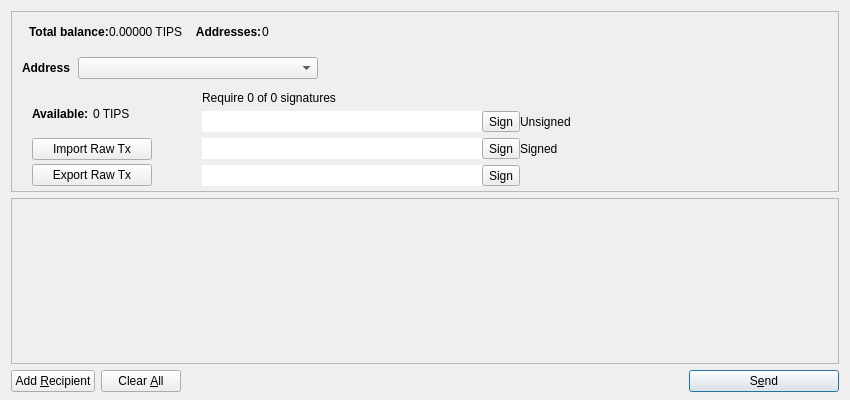
<?xml version="1.0" encoding="UTF-8"?>
<ui version="4.0">
 <class>MultiSigDialog</class>
 <widget class="QDialog" name="MultiSigDialog">
  <property name="geometry">
   <rect>
    <x>0</x>
    <y>0</y>
    <width>850</width>
    <height>400</height>
   </rect>
  </property>
  <property name="windowTitle">
   <string>Send Coins</string>
  </property>
  <layout class="QVBoxLayout" name="verticalLayout" stretch="0,1,0">
   <property name="bottomMargin">
    <number>8</number>
   </property>
   <item>
    <widget class="QFrame" name="frameCoinControl">
     <property name="sizePolicy">
      <sizepolicy hsizetype="Expanding" vsizetype="Expanding">
       <horstretch>0</horstretch>
       <verstretch>0</verstretch>
      </sizepolicy>
     </property>
     <property name="maximumSize">
      <size>
       <width>16777215</width>
       <height>16777215</height>
      </size>
     </property>
     <property name="frameShape">
      <enum>QFrame::StyledPanel</enum>
     </property>
     <property name="frameShadow">
      <enum>QFrame::Sunken</enum>
     </property>
     <layout class="QVBoxLayout" name="verticalLayoutCoinControl2">
      <property name="spacing">
       <number>6</number>
      </property>
      <property name="margin">
       <number>0</number>
      </property>
      <item>
       <layout class="QVBoxLayout" name="verticalLayoutCoinControl" stretch="0,0,0,1">
        <property name="spacing">
         <number>0</number>
        </property>
        <property name="leftMargin">
         <number>10</number>
        </property>
        <property name="topMargin">
         <number>10</number>
        </property>
        <item>
         <layout class="QHBoxLayout" name="horizontalLayoutCoinControl1">
          <property name="bottomMargin">
           <number>15</number>
          </property>
          <item>
           <widget class="QLabel" name="labelMyMultiSig">
            <property name="sizePolicy">
             <sizepolicy hsizetype="Preferred" vsizetype="Maximum">
              <horstretch>0</horstretch>
              <verstretch>0</verstretch>
             </sizepolicy>
            </property>
            <property name="font">
             <font>
              <weight>75</weight>
              <bold>true</bold>
             </font>
            </property>
            <property name="styleSheet">
             <string notr="true">font-weight:bold;</string>
            </property>
            <property name="text">
             <string/>
            </property>
           </widget>
          </item>
          <item>
           <widget class="QLabel" name="label">
            <property name="font">
             <font>
              <weight>75</weight>
              <bold>true</bold>
             </font>
            </property>
            <property name="text">
             <string>Total balance:</string>
            </property>
           </widget>
          </item>
          <item>
           <widget class="QLabel" name="labelBalance">
            <property name="cursor">
             <cursorShape>IBeamCursor</cursorShape>
            </property>
            <property name="text">
             <string>0.00000 TIPS</string>
            </property>
            <property name="textInteractionFlags">
             <set>Qt::LinksAccessibleByMouse|Qt::TextSelectableByKeyboard|Qt::TextSelectableByMouse</set>
            </property>
           </widget>
          </item>
          <item>
           <widget class="QLabel" name="labelAddresses">
            <property name="font">
             <font>
              <weight>75</weight>
              <bold>true</bold>
             </font>
            </property>
            <property name="text">
             <string>    Addresses:</string>
            </property>
           </widget>
          </item>
          <item>
           <widget class="QLabel" name="labelAddressesNum">
            <property name="minimumSize">
             <size>
              <width>28</width>
              <height>0</height>
             </size>
            </property>
            <property name="text">
             <string>0</string>
            </property>
           </widget>
          </item>
          <item>
           <spacer name="horizontalSpacer_2">
            <property name="orientation">
             <enum>Qt::Horizontal</enum>
            </property>
            <property name="sizeHint" stdset="0">
             <size>
              <width>40</width>
              <height>20</height>
             </size>
            </property>
           </spacer>
          </item>
         </layout>
        </item>
        <item>
         <layout class="QHBoxLayout" name="horizontalLayoutCoinControl2" stretch="0,0,0">
          <property name="spacing">
           <number>8</number>
          </property>
          <property name="bottomMargin">
           <number>10</number>
          </property>
          <item>
           <widget class="QLabel" name="labelMultiSigAddress">
            <property name="font">
             <font>
              <weight>75</weight>
              <bold>true</bold>
             </font>
            </property>
            <property name="text">
             <string>Address</string>
            </property>
            <property name="margin">
             <number>5</number>
            </property>
           </widget>
          </item>
          <item>
           <widget class="QComboBox" name="comboBoxAddrList">
            <property name="sizePolicy">
             <sizepolicy hsizetype="Fixed" vsizetype="Fixed">
              <horstretch>0</horstretch>
              <verstretch>0</verstretch>
             </sizepolicy>
            </property>
            <property name="minimumSize">
             <size>
              <width>240</width>
              <height>0</height>
             </size>
            </property>
            <property name="sizeIncrement">
             <size>
              <width>0</width>
              <height>0</height>
             </size>
            </property>
            <property name="baseSize">
             <size>
              <width>0</width>
              <height>0</height>
             </size>
            </property>
            <property name="editable">
             <bool>false</bool>
            </property>
            <property name="maxVisibleItems">
             <number>20</number>
            </property>
           </widget>
          </item>
          <item>
           <spacer name="horizontalSpacerCoinControl">
            <property name="orientation">
             <enum>Qt::Horizontal</enum>
            </property>
            <property name="sizeHint" stdset="0">
             <size>
              <width>40</width>
              <height>1</height>
             </size>
            </property>
           </spacer>
          </item>
         </layout>
        </item>
        <item>
         <widget class="QWidget" name="widgetCoinControl" native="true">
          <property name="sizePolicy">
           <sizepolicy hsizetype="Preferred" vsizetype="Preferred">
            <horstretch>0</horstretch>
            <verstretch>0</verstretch>
           </sizepolicy>
          </property>
          <property name="minimumSize">
           <size>
            <width>0</width>
            <height>0</height>
           </size>
          </property>
          <property name="styleSheet">
           <string notr="true"/>
          </property>
          <layout class="QHBoxLayout" name="horizontalLayoutCoinControl5">
           <property name="margin">
            <number>0</number>
           </property>
           <item>
            <layout class="QHBoxLayout" name="horizontalLayoutCoinControl3" stretch="0,0,0">
             <property name="spacing">
              <number>20</number>
             </property>
             <property name="topMargin">
              <number>0</number>
             </property>
             <property name="bottomMargin">
              <number>4</number>
             </property>
             <item>
              <layout class="QVBoxLayout" name="verticalLayout_3">
               <property name="spacing">
                <number>4</number>
               </property>
               <property name="leftMargin">
                <number>10</number>
               </property>
               <property name="topMargin">
                <number>4</number>
               </property>
               <item>
                <layout class="QHBoxLayout" name="horizontalLayout_3">
                 <property name="spacing">
                  <number>1</number>
                 </property>
                 <property name="margin">
                  <number>0</number>
                 </property>
                 <item>
                  <widget class="QLabel" name="labelAvailable">
                   <property name="font">
                    <font>
                     <weight>75</weight>
                     <bold>true</bold>
                    </font>
                   </property>
                   <property name="text">
                    <string>Available: </string>
                   </property>
                  </widget>
                 </item>
                 <item>
                  <widget class="QLabel" name="labelAvailableCoins">
                   <property name="text">
                    <string>0 TIPS</string>
                   </property>
                  </widget>
                 </item>
                </layout>
               </item>
               <item>
                <widget class="QPushButton" name="btnImportDraft">
                 <property name="minimumSize">
                  <size>
                   <width>120</width>
                   <height>0</height>
                  </size>
                 </property>
                 <property name="toolTip">
                  <string>Import draft transaction with other's signature</string>
                 </property>
                 <property name="text">
                  <string>Import Raw Tx</string>
                 </property>
                 <property name="icon">
                  <iconset resource="../bitcoin.qrc">
                   <normaloff>:/icons/editpaste</normaloff>:/icons/editpaste</iconset>
                 </property>
                </widget>
               </item>
               <item>
                <widget class="QPushButton" name="btnExportDraft">
                 <property name="minimumSize">
                  <size>
                   <width>120</width>
                   <height>0</height>
                  </size>
                 </property>
                 <property name="toolTip">
                  <string>Export draft transaction with my signature</string>
                 </property>
                 <property name="text">
                  <string>Export Raw Tx</string>
                 </property>
                 <property name="icon">
                  <iconset resource="../bitcoin.qrc">
                   <normaloff>:/icons/editcopy</normaloff>:/icons/editcopy</iconset>
                 </property>
                </widget>
               </item>
              </layout>
             </item>
             <item>
              <layout class="QVBoxLayout" name="verticalLayout_4">
               <property name="spacing">
                <number>6</number>
               </property>
               <property name="leftMargin">
                <number>30</number>
               </property>
               <property name="topMargin">
                <number>2</number>
               </property>
               <property name="rightMargin">
                <number>1</number>
               </property>
               <property name="bottomMargin">
                <number>0</number>
               </property>
               <item>
                <widget class="QLabel" name="labelRequire">
                 <property name="text">
                  <string>Require 0 of 0 signatures</string>
                 </property>
                </widget>
               </item>
               <item>
                <layout class="QHBoxLayout" name="horizontalLayout_4">
                 <property name="spacing">
                  <number>0</number>
                 </property>
                 <item>
                  <widget class="QLineEdit" name="labelRequireAddr0">
                   <property name="sizePolicy">
                    <sizepolicy hsizetype="Fixed" vsizetype="Preferred">
                     <horstretch>0</horstretch>
                     <verstretch>0</verstretch>
                    </sizepolicy>
                   </property>
                   <property name="minimumSize">
                    <size>
                     <width>280</width>
                     <height>0</height>
                    </size>
                   </property>
                   <property name="frame">
                    <bool>false</bool>
                   </property>
                   <property name="readOnly">
                    <bool>true</bool>
                   </property>
                  </widget>
                 </item>
                 <item>
                  <widget class="QToolButton" name="btnSign0">
                   <property name="text">
                    <string>Sign</string>
                   </property>
                   <property name="icon">
                    <iconset resource="../bitcoin.qrc">
                     <normaloff>:/icons/key</normaloff>:/icons/key</iconset>
                   </property>
                   <property name="toolButtonStyle">
                    <enum>Qt::ToolButtonTextBesideIcon</enum>
                   </property>
                  </widget>
                 </item>
                 <item>
                  <widget class="QLabel" name="labelIsSign0">
                   <property name="text">
                    <string>Unsigned</string>
                   </property>
                  </widget>
                 </item>
                 <item>
                  <spacer name="horizontalSpacer_4">
                   <property name="orientation">
                    <enum>Qt::Horizontal</enum>
                   </property>
                   <property name="sizeHint" stdset="0">
                    <size>
                     <width>40</width>
                     <height>20</height>
                    </size>
                   </property>
                  </spacer>
                 </item>
                </layout>
               </item>
               <item>
                <layout class="QHBoxLayout" name="horizontalLayout_5">
                 <property name="spacing">
                  <number>0</number>
                 </property>
                 <item>
                  <widget class="QLineEdit" name="labelRequireAddr1">
                   <property name="sizePolicy">
                    <sizepolicy hsizetype="Fixed" vsizetype="Preferred">
                     <horstretch>0</horstretch>
                     <verstretch>0</verstretch>
                    </sizepolicy>
                   </property>
                   <property name="minimumSize">
                    <size>
                     <width>280</width>
                     <height>0</height>
                    </size>
                   </property>
                   <property name="frame">
                    <bool>false</bool>
                   </property>
                   <property name="readOnly">
                    <bool>true</bool>
                   </property>
                  </widget>
                 </item>
                 <item>
                  <widget class="QToolButton" name="btnSign1">
                   <property name="text">
                    <string>Sign</string>
                   </property>
                   <property name="icon">
                    <iconset resource="../bitcoin.qrc">
                     <normaloff>:/icons/key</normaloff>:/icons/key</iconset>
                   </property>
                   <property name="toolButtonStyle">
                    <enum>Qt::ToolButtonTextBesideIcon</enum>
                   </property>
                  </widget>
                 </item>
                 <item>
                  <widget class="QLabel" name="labelIsSign1">
                   <property name="text">
                    <string>Signed</string>
                   </property>
                  </widget>
                 </item>
                 <item>
                  <spacer name="horizontalSpacer_5">
                   <property name="orientation">
                    <enum>Qt::Horizontal</enum>
                   </property>
                   <property name="sizeHint" stdset="0">
                    <size>
                     <width>40</width>
                     <height>20</height>
                    </size>
                   </property>
                  </spacer>
                 </item>
                </layout>
               </item>
               <item>
                <layout class="QHBoxLayout" name="horizontalLayout_6">
                 <property name="spacing">
                  <number>0</number>
                 </property>
                 <item>
                  <widget class="QLineEdit" name="labelRequireAddr2">
                   <property name="sizePolicy">
                    <sizepolicy hsizetype="Fixed" vsizetype="Preferred">
                     <horstretch>0</horstretch>
                     <verstretch>0</verstretch>
                    </sizepolicy>
                   </property>
                   <property name="minimumSize">
                    <size>
                     <width>280</width>
                     <height>0</height>
                    </size>
                   </property>
                   <property name="frame">
                    <bool>false</bool>
                   </property>
                   <property name="readOnly">
                    <bool>true</bool>
                   </property>
                  </widget>
                 </item>
                 <item>
                  <widget class="QToolButton" name="btnSign2">
                   <property name="text">
                    <string>Sign</string>
                   </property>
                   <property name="icon">
                    <iconset resource="../bitcoin.qrc">
                     <normaloff>:/icons/key</normaloff>:/icons/key</iconset>
                   </property>
                   <property name="toolButtonStyle">
                    <enum>Qt::ToolButtonTextBesideIcon</enum>
                   </property>
                  </widget>
                 </item>
                 <item>
                  <widget class="QLabel" name="labelIsSign2">
                   <property name="text">
                    <string/>
                   </property>
                  </widget>
                 </item>
                 <item>
                  <spacer name="horizontalSpacer_6">
                   <property name="orientation">
                    <enum>Qt::Horizontal</enum>
                   </property>
                   <property name="sizeHint" stdset="0">
                    <size>
                     <width>40</width>
                     <height>20</height>
                    </size>
                   </property>
                  </spacer>
                 </item>
                </layout>
               </item>
              </layout>
             </item>
             <item>
              <spacer name="horizontalSpacer_3">
               <property name="orientation">
                <enum>Qt::Horizontal</enum>
               </property>
               <property name="sizeHint" stdset="0">
                <size>
                 <width>40</width>
                 <height>20</height>
                </size>
               </property>
              </spacer>
             </item>
            </layout>
           </item>
          </layout>
         </widget>
        </item>
        <item>
         <spacer name="verticalSpacerCoinControl">
          <property name="orientation">
           <enum>Qt::Vertical</enum>
          </property>
          <property name="sizeHint" stdset="0">
           <size>
            <width>800</width>
            <height>1</height>
           </size>
          </property>
         </spacer>
        </item>
       </layout>
      </item>
     </layout>
    </widget>
   </item>
   <item>
    <widget class="QScrollArea" name="scrollArea">
     <property name="widgetResizable">
      <bool>true</bool>
     </property>
     <widget class="QWidget" name="scrollAreaWidgetContents">
      <property name="geometry">
       <rect>
        <x>0</x>
        <y>0</y>
        <width>830</width>
        <height>150</height>
       </rect>
      </property>
      <layout class="QVBoxLayout" name="verticalLayout_2">
       <property name="margin">
        <number>0</number>
       </property>
       <item>
        <layout class="QVBoxLayout" name="entries">
         <property name="spacing">
          <number>6</number>
         </property>
        </layout>
       </item>
       <item>
        <spacer name="verticalSpacer">
         <property name="orientation">
          <enum>Qt::Vertical</enum>
         </property>
         <property name="sizeHint" stdset="0">
          <size>
           <width>20</width>
           <height>40</height>
          </size>
         </property>
        </spacer>
       </item>
      </layout>
     </widget>
    </widget>
   </item>
   <item>
    <layout class="QHBoxLayout" name="horizontalLayout">
     <item>
      <widget class="QPushButton" name="addButton">
       <property name="toolTip">
        <string>Send to multiple recipients at once</string>
       </property>
       <property name="text">
        <string>Add &amp;Recipient</string>
       </property>
       <property name="icon">
        <iconset resource="../bitcoin.qrc">
         <normaloff>:/icons/add</normaloff>:/icons/add</iconset>
       </property>
       <property name="autoDefault">
        <bool>false</bool>
       </property>
      </widget>
     </item>
     <item>
      <widget class="QPushButton" name="clearButton">
       <property name="sizePolicy">
        <sizepolicy hsizetype="Minimum" vsizetype="Fixed">
         <horstretch>0</horstretch>
         <verstretch>0</verstretch>
        </sizepolicy>
       </property>
       <property name="toolTip">
        <string>Remove all transaction fields</string>
       </property>
       <property name="text">
        <string>Clear &amp;All</string>
       </property>
       <property name="icon">
        <iconset resource="../bitcoin.qrc">
         <normaloff>:/icons/remove</normaloff>:/icons/remove</iconset>
       </property>
       <property name="autoRepeatDelay">
        <number>300</number>
       </property>
       <property name="autoDefault">
        <bool>false</bool>
       </property>
      </widget>
     </item>
     <item>
      <layout class="QHBoxLayout" name="horizontalLayout_2">
       <property name="spacing">
        <number>3</number>
       </property>
      </layout>
     </item>
     <item>
      <spacer name="horizontalSpacer">
       <property name="orientation">
        <enum>Qt::Horizontal</enum>
       </property>
       <property name="sizeHint" stdset="0">
        <size>
         <width>40</width>
         <height>20</height>
        </size>
       </property>
      </spacer>
     </item>
     <item>
      <widget class="QPushButton" name="sendButton">
       <property name="minimumSize">
        <size>
         <width>150</width>
         <height>0</height>
        </size>
       </property>
       <property name="toolTip">
        <string>Confirm the send action</string>
       </property>
       <property name="text">
        <string>S&amp;end</string>
       </property>
       <property name="icon">
        <iconset resource="../bitcoin.qrc">
         <normaloff>:/icons/send</normaloff>:/icons/send</iconset>
       </property>
       <property name="default">
        <bool>true</bool>
       </property>
      </widget>
     </item>
    </layout>
   </item>
  </layout>
 </widget>
 <resources>
  <include location="../bitcoin.qrc"/>
 </resources>
 <connections/>
</ui>
